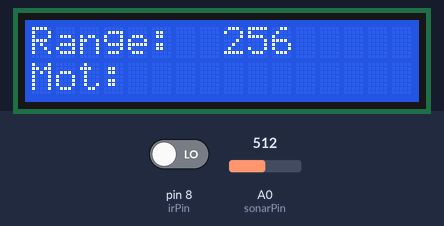
A sketch run on a simulated Arduino Uno, built with avr-gcc and run on an emulated ATmega328P. On the bench: 16×2 character LCD. The inputs (shaded band) are chosen by the test bench; at power-on: pin 8 (irPin) LOW, A0 (sonarPin) = 512. What the sketch prints to the serial monitor is not drawn.

Above: at 1.2 s.
1.3 s: pin 8 (irPin) driven HIGH
At 2.1 s:
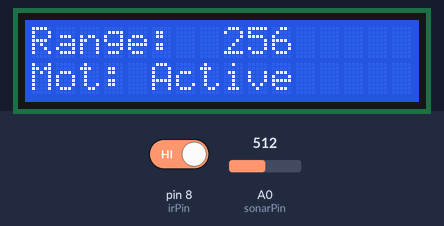
2.9 s: pin 8 (irPin) driven LOW
At 3.7 s:
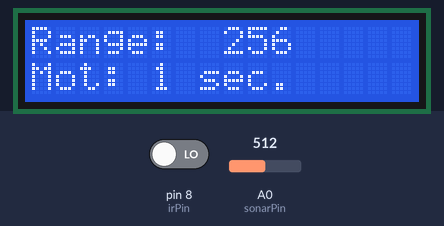
4.5 s: A0 (sonarPin) set to 716
At 5.6 s:
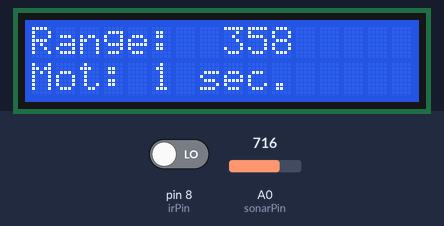
6.1 s: A0 (sonarPin) set to 900
At 7.2 s:
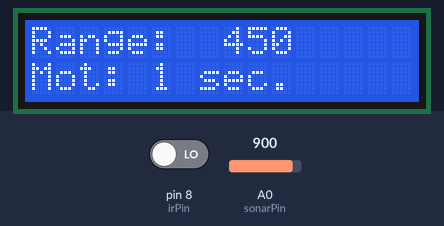
7.7 s: A0 (sonarPin) set to 1023
At 9.1 s:
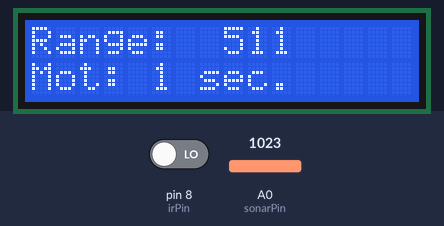
Timing chart, 0 to 10.3 s (numbered marks = the images above; inputs shaded):
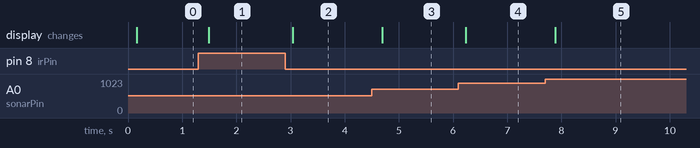

Measured:
- after the input at 1.3 s, the display: changes after 0.19 s (image 1)
- after the input at 2.9 s, the display: changes after 0.14 s (image 2)
- after the input at 4.5 s, the display: changes after 0.19 s (image 3)
- after the input at 6.1 s, the display: changes after 0.14 s (image 4)
- after the input at 7.7 s, the display: changes after 0.19 s (image 5)

The sketch:

range_and_motion_tester.ino
```cpp
// Input
int sonarPin = 0;
int irPin = 8;
int motion = 0;
int last = 0;
char motionOut[10];
unsigned long start, finished, elapsed;
// Output

// etc.
int inchesAway;
// include the library code:
#include "Wire.h"
#include "LiquidCrystal.h"
// Connect via i2c, default address #0 (A0-A2 not jumpered)
LiquidCrystal lcd(0);
char output_buffer[10];
void setup()
{
    Serial.begin(9600);  // ...set up the serial ouput
    pinMode(irPin, INPUT);
     // set up the LCD's number of rows and columns:
  lcd.begin(16, 2);
  // Print a message to the LCD.
  lcd.print("Range: ");
  lcd.setCursor(0, 1);
lcd.print("Mot:");

}

// Main program: list the order of crossfades
void loop()
{
 inchesAway = analogRead(sonarPin) /2;
 motion = digitalRead(irPin);

 if (motion == HIGH && last == 0){
 start=millis();
 snprintf_P(motionOut, 10, PSTR("Active    "), elapsed);
 last = 1;
 }


 if (motion == LOW && last == 1){
  finished=millis();
  Serial.println("Finished");
  elapsed=(finished-start)/1000;
  snprintf_P(motionOut, 10, PSTR("%d sec.     "), elapsed);
  last = 0;
 }

 Serial.print("Inches Away:");
 Serial.println(inchesAway);
 delay(100);
  lcd.setCursor(8,  0);
 snprintf_P(output_buffer, 10, PSTR("%d           "), inchesAway);
 lcd.print(output_buffer);
 lcd.setCursor(5,  1);
 lcd.print(motionOut);
}
```
